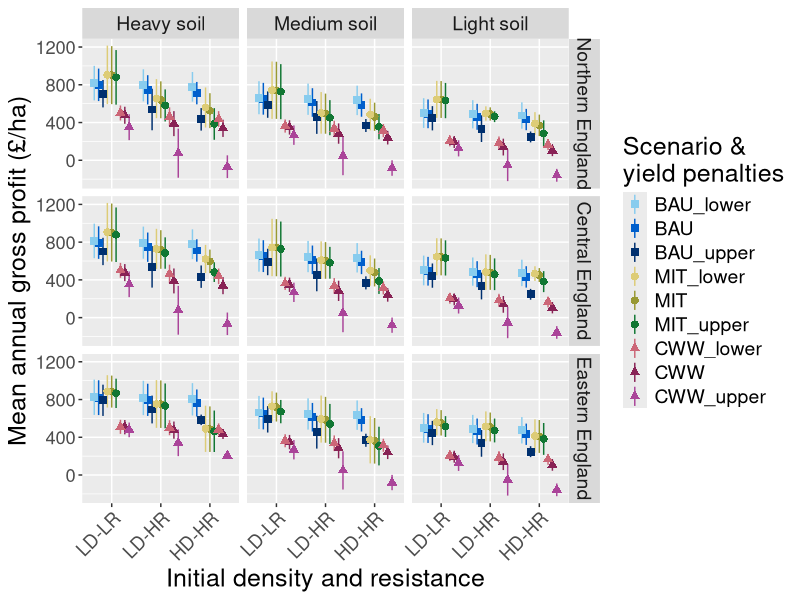
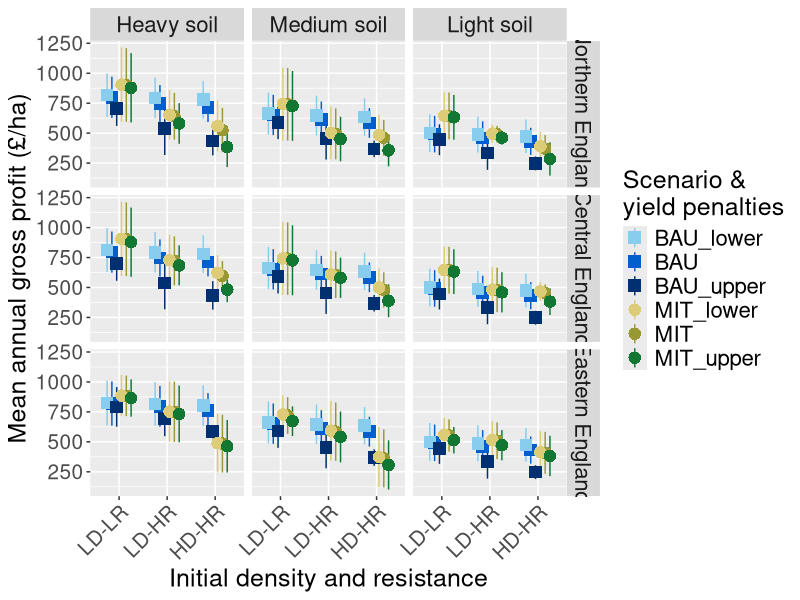

Reproduce these figures in R, in order. (Note: this script raises an error after producing the figures.)
## ---- chunk 1
rm(list=ls())
library(tidyverse) # for data manipulation; includes dplyr, ggplot & more
library(patchwork) # for panel plots
## ---- chunk 2
nobs <- function(x) length(x[!is.na(x)])
## ---- chunk 3
# main model run
econ_3DR <- read.csv("../output/economic_data_for_analysis_3DR.csv", header = T) %>% 
  dplyr::mutate(
    scenario = factor(scenario),
    region = factor(region, levels = c("north", "central", "east")),
    soiltype = factor(soiltype, levels = c("heavy", "medium","light")),
    initdenres_collapsed = factor(initdenres_collapsed, 
                                  levels = c("LD-LR", "LD-HR", "HD-HR")))

ww_3DR <- read.csv("../output/wwyield_data_for_analysis_3DR.csv", header = T) %>% 
  dplyr::mutate(
    scenario = factor(scenario, levels = c("BAU", "MIT", "CWW")),
    region = factor(region, levels = c("north", "central", "east")),
    soiltype = factor(soiltype, levels = c("heavy", "medium","light")),
    initdenres_collapsed = factor(initdenres_collapsed,
                                  levels = c("LD-LR", "LD-HR", "HD-HR")))

# sensitivity analysis
econ_3DR_SA <- read.csv("../output/sensitivity analyses/economic_data_for_analysis_3DR_SA.csv", 
                     header = T) %>% 
  dplyr::mutate(
    scenario = factor(scenario),
    region = factor(region, levels = c("north", "central", "east")),
    soiltype = factor(soiltype, levels = c("heavy", "medium","light")),
    initdenres_collapsed = factor(initdenres_collapsed,
                                  levels = c("LD-LR", "LD-HR", "HD-HR")))

ww_3DR_SA <- read.csv("../output/sensitivity analyses/wwyield_data_for_analysis_3DR_SA.csv", 
                     header = T) %>% 
  dplyr::mutate(
    scenario = factor(scenario),
    region = factor(region, levels = c("north", "central", "east")),
    soiltype = factor(soiltype, levels = c("heavy", "medium","light")),
    initdenres_collapsed = factor(initdenres_collapsed,
                                  levels = c("LD-LR", "LD-HR", "HD-HR")))
## ---- chunk 4
# main model run
econ_rotmean <- econ_3DR %>% 
  group_by(scenario, region, soiltype, initdenres_collapsed) %>% # grouping factor for sum
  dplyr::mutate(
    # gross profit           
    gp = mean(wtd_gp_mean),
    gp_ci_l = gp - (1.96 * (sd(wtd_gp_mean) / sqrt(nobs(wtd_gp_mean)))),
    gp_ci_u = gp + (1.96 * (sd(wtd_gp_mean) / sqrt(nobs(wtd_gp_mean)))),
    # opportunity cost
    oc = mean(wtd_opp_cost_mean),
    oc_ci_l = oc - 
      (1.96 * (sd(wtd_opp_cost_mean) / sqrt(length(wtd_opp_cost_mean)))),
    oc_ci_u = oc + 
      (1.96 * (sd(wtd_opp_cost_mean) / sqrt(length(wtd_opp_cost_mean))))
    ) %>% 
  # retain only one row per scenario-year:
  distinct(scenario, region, soiltype, initdenres_collapsed, .keep_all = TRUE) %>% 
  dplyr::select(scenario, region, soiltype, initdenres_collapsed, gp:oc_ci_u) %>% 
  dplyr::mutate(sensanaly = "no") %>% 
  dplyr::relocate(sensanaly)

ww_rotmean <- ww_3DR %>% 
  group_by(scenario, region, soiltype, initdenres_collapsed) %>% # grouping factor for sum
  dplyr::mutate(
    # wheat yield           
    ww = mean(ww_yield_mean),
    ww_ci_l = mean(ww_yield_mean) - (1.96 * (sd(ww_yield_mean) / sqrt(nobs(ww_yield_mean)))),
    ww_ci_u = mean(ww_yield_mean) + (1.96 * (sd(ww_yield_mean) / sqrt(nobs(ww_yield_mean)))),
    # productivity cost
    pc = mean(prod_cost_mean),
    pc_ci_l = mean(prod_cost_mean) - 
      (1.96 * (sd(prod_cost_mean) / sqrt(length(prod_cost_mean)))),
    pc_ci_u = mean(prod_cost_mean) + 
      (1.96 * (sd(prod_cost_mean) / sqrt(length(prod_cost_mean))))
    ) %>% 
  # retain only one row per scenario-year:
  distinct(scenario, region, soiltype, initdenres_collapsed, .keep_all = TRUE) %>% 
  dplyr::select(scenario, region, soiltype, initdenres_collapsed, ww:pc_ci_u) %>% 
  dplyr::mutate(sensanaly = "no") %>% 
  dplyr::relocate(sensanaly)

# sensitivity analysis
econ_rotmean_SA <- econ_3DR_SA %>% 
  group_by(scenario, region, soiltype, initdenres_collapsed, sensanaly) %>% # grouping factor for sum
  dplyr::mutate(
    # gross profit           
    gp = mean(wtd_gp_mean),
    gp_ci_l = gp - (1.96 * (sd(wtd_gp_mean) / sqrt(nobs(wtd_gp_mean)))),
    gp_ci_u = gp + (1.96 * (sd(wtd_gp_mean) / sqrt(nobs(wtd_gp_mean)))),
    # opportunity cost
    oc = mean(wtd_opp_cost_mean),
    oc_ci_l = oc - 
      (1.96 * (sd(wtd_opp_cost_mean) / sqrt(length(wtd_opp_cost_mean)))),
    oc_ci_u = oc + 
      (1.96 * (sd(wtd_opp_cost_mean) / sqrt(length(wtd_opp_cost_mean))))
    ) %>% 
  # retain only one row per scenario-year:
  distinct(scenario, region, soiltype, initdenres_collapsed, sensanaly, .keep_all = TRUE) %>% 
  dplyr::select(sensanaly, scenario, region, soiltype, initdenres_collapsed, gp:oc_ci_u)

ww_rotmean_SA <- ww_3DR_SA %>% 
  group_by(scenario, region, soiltype, initdenres_collapsed, sensanaly) %>% # grouping factor for sum
  dplyr::mutate(
    # wheat yield           
    ww = mean(ww_yield_mean),
    ww_ci_l = mean(ww_yield_mean) - (1.96 * (sd(ww_yield_mean) / sqrt(nobs(ww_yield_mean)))),
    ww_ci_u = mean(ww_yield_mean) + (1.96 * (sd(ww_yield_mean) / sqrt(nobs(ww_yield_mean)))),
    # productivity cost
    pc = mean(prod_cost_mean),
    pc_ci_l = mean(prod_cost_mean) - 
      (1.96 * (sd(prod_cost_mean) / sqrt(length(prod_cost_mean)))),
    pc_ci_u = mean(prod_cost_mean) + 
      (1.96 * (sd(prod_cost_mean) / sqrt(length(prod_cost_mean))))
    ) %>% 
  # retain only one row per scenario-year:
  distinct(scenario, region, soiltype, initdenres_collapsed, sensanaly, .keep_all = TRUE) %>% 
  dplyr::select(sensanaly, scenario, region, soiltype, initdenres_collapsed, ww:pc_ci_u)
## ---- chunk 5
gp_oc <- rbind(econ_rotmean, econ_rotmean_SA)  %>% 
  # Make new column combining scenario and sensitivity analysis
  dplyr::mutate(
    ID = paste(scenario, sensanaly, sep = "_")
  ) %>% 
  # Remove '_no' from this column
  dplyr::mutate(
    ID = gsub('_no', '', ID) 
  ) %>% 
  dplyr::relocate(ID) %>% 
  # Ensure factor levels are in the order we want
  mutate(
    scenario = factor(scenario),
    region = factor(region,
                    levels = c("north", "central","east")),
    soiltype = factor(soiltype,
                      levels = c("heavy", "medium","light")),
    initdenres_collapsed = factor(initdenres_collapsed,
                        levels = c("LD-LR", "LD-HR", "HD-HR")),
    ID = factor(ID,
                levels = c("BAU_lower", "BAU", "BAU_upper",
                           "MIT_lower", "MIT", "MIT_upper",
                           "CWW_lower", "CWW", "CWW_upper")),
    scenario = factor(scenario,
                      levels = c("BAU", "MIT", "CWW"))
  ) %>% 
  dplyr::relocate(sensanaly)

ww_pc <- rbind(ww_rotmean, ww_rotmean_SA)  %>% 
  # Make new column combining scenario and sensitivity analysis
  dplyr::mutate(
    ID = paste(scenario, sensanaly, sep = "_")
  ) %>% 
  # Remove '_no' from this column
  dplyr::mutate(
    ID = gsub('_no', '', ID) 
  ) %>% 
  dplyr::relocate(ID) %>% 
  # Ensure factor levels are in the order we want
  mutate(
    scenario = factor(scenario),
    region = factor(region,
                    levels = c("north", "central","east")),
    soiltype = factor(soiltype,
                      levels = c("heavy", "medium","light")),
    initdenres_collapsed = factor(initdenres_collapsed,
                        levels = c("LD-LR", "LD-HR", "HD-HR")),
    ID = factor(ID,
                levels = c("BAU_lower", "BAU", "BAU_upper",
                           "MIT_lower", "MIT", "MIT_upper",
                           "CWW_lower", "CWW", "CWW_upper")),
    scenario = factor(scenario,
                      levels = c("BAU", "MIT", "CWW"))
  ) %>% 
  dplyr::relocate(sensanaly)
## ---- chunk 6
write.csv(gp_oc, "../output/data for sensitivity analysis scatter_OC.csv", 
          row.names = FALSE)

write.csv(ww_pc, "../output/data for sensitivity analysis scatter_PC.csv", 
          row.names = FALSE)
## ---- chunk 7
region.labs <- c("Northern England", "Central England", "Eastern England") # new
names(region.labs) <- c("north", "central", "east") # original

soiltype.labs <- c("Heavy soil", "Medium soil", "Light soil") # new
names(soiltype.labs) <- c("heavy", "medium", "light") # original
## ---- chunk 8
plot1 <- ggplot(gp_oc, aes(initdenres_collapsed, gp, colour = ID, shape = ID)) + 
  facet_grid(region ~ soiltype,
             labeller = labeller(region = region.labs, 
                                 soiltype = soiltype.labs)
  ) +
  scale_x_discrete(guide = guide_axis(angle = 45)) +
  labs(x = "Initial density and resistance", 
       y = "Mean annual gross profit (£/ha)") +
  # specify colours for 'scenario':
  scale_color_manual(name = "Scenario & 
yield penalties",
                     values = c("#88CCEE", # BAU, lower yield penalty
                                "#005FCC", # BAU
                                "#00306F", # BAU, upper yield penalty
                                
                                "#DDCC77", # MIT, lower yield penalty
                                "#999933", # MIT
                                "#117733", # MIT, upper yield penalty
                                
                                "#CC6677", # CWW, lower yield penalty
                                "#882255", # CWW
                                "#AA4499"  # CWW, upper yield penalty
                                )) + 
  scale_shape_manual(name = "Scenario & 
yield penalties",
                     values=c(15, 15, 15,    # BAU 15 = square
                              16, 16, 16,    # MIT 16 = circle
                              17, 17, 17)) + # CWW 17 = triangle
  theme(strip.placement = 'outside',
        strip.text.x = element_text(size = 14),
        strip.text.y = element_text(size = 14),
        plot.title = element_text(size=22),
        axis.title=element_text(size=18),
        axis.text.x=element_text(size=rel(1.5)), 
        axis.text.y=element_text(size=rel(1.5)),
        legend.title=element_text(size=18),
        legend.text=element_text(size=14)
        
  ) +
  geom_pointrange(aes(ymin = gp_ci_l, 
                      ymax = gp_ci_u),
                  position=position_dodge(.8)
  ) 

plot1
## ---- chunk 9
region.labs <- c("Northern England", "Central England", "Eastern England") # new
names(region.labs) <- c("north", "central", "east") # original

soiltype.labs <- c("Heavy soil", "Medium soil", "Light soil") # new
names(soiltype.labs) <- c("heavy", "medium", "light") # original
## ---- chunk 10
plot2 <- ggplot(gp_oc %>% filter(!scenario=="CWW"), 
                aes(initdenres_collapsed, gp, 
                    colour = ID, shape = ID)) + 
  facet_grid(region ~ soiltype,
             labeller = labeller(region = region.labs, 
                                 soiltype = soiltype.labs)
  ) +
  scale_x_discrete(guide = guide_axis(angle = 45)) +
  labs(x = "Initial density and resistance", 
       y = "Mean annual gross profit (£/ha)") +
  # specify colours for 'scenario':
  scale_color_manual(name = "Scenario & 
yield penalties",
                     values = c("#88CCEE", # BAU, lower yield penalty
                                "#005FCC", # BAU
                                "#00306F", # BAU, upper yield penalty
                                
                                "#DDCC77", # MIT, lower yield penalty
                                "#999933", # MIT
                                "#117733" # MIT, upper yield penalty
                                )) + 
  scale_shape_manual(name = "Scenario & 
yield penalties",
                     values=c(15, 15, 15,    # BAU 15 = square
                              16, 16, 16)) + # MIT 16 = circle
  theme(strip.placement = 'outside',
        strip.text.x = element_text(size = 16),
        strip.text.y = element_text(size = 16),
        plot.title = element_text(size=22),
        axis.title=element_text(size=18),
        axis.text.x=element_text(size=rel(1.7)),
        axis.text.y=element_text(size=rel(1.7)),
        legend.title=element_text(size=18),
        legend.text=element_text(size=16)
        
  ) +
  geom_pointrange(aes(ymin = gp_ci_l, 
                      ymax = gp_ci_u), 
                  position=position_dodge(width=0.6),
                  size = 0.9) 

plot2
## ---- chunk 11
#ggsave("figures/SA_05_gp by initcondit_BAU & MIT.png", height = 10, width = 10)

png("../figures/SA_05_gp by initcondit_BAU & MIT.png",
    height = 10, width = 10, units = "in", res = 300)
print(plot2)
dev.off()
## ---- chunk 12
region.labs <- c("Northern England", "Central England", "Eastern England") # new
names(region.labs) <- c("north", "central", "east") # original

soiltype.labs <- c("Heavy soil", "Medium soil", "Light soil") # new
names(soiltype.labs) <- c("heavy", "medium", "light") # original
## ---- chunk 13
plot3 <- ggplot(ww_pc %>% filter(!scenario=="CWW"), 
                aes(initdenres_collapsed, ww, 
                    colour = ID, shape = ID)) + 
  facet_grid(region ~ soiltype,
             labeller = labeller(region = region.labs, 
                                 soiltype = soiltype.labs)
  ) +
  scale_x_discrete(guide = guide_axis(angle = 45)) +
  labs(x = "Initial density and resistance", 
       y = "Mean annual wheat yield (t/ha)") +
  # specify colours for 'scenario':
  scale_color_manual(name = "Scenario & 
yield penalties",
                     values = c("#88CCEE", # BAU, lower yield penalty
                                "#005FCC", # BAU
                                "#00306F", # BAU, upper yield penalty
                                
                                "#DDCC77", # MIT, lower yield penalty
                                "#999933", # MIT
                                "#117733" # MIT, upper yield penalty
                                )) + 
  scale_shape_manual(name = "Scenario & 
yield penalties",
                     values=c(15, 15, 15,    # BAU 15 = square
                              16, 16, 16)) + # MIT 16 = circle
  theme(strip.placement = 'outside',
        strip.text.x = element_text(size = 16),
        strip.text.y = element_text(size = 16),
        plot.title = element_text(size=22),
        axis.title=element_text(size=18),
        axis.text.x=element_text(size=rel(1.7)),
        axis.text.y=element_text(size=rel(1.7)),
        legend.title=element_text(size=18),
        legend.text=element_text(size=16)
        
  ) +
  geom_pointrange(aes(ymin = ww_ci_l, 
                      ymax = ww_ci_u), 
                  position=position_dodge(width=0.6),
                  size = 0.9) 

plot3
## ---- chunk 14
#ggsave("figures/SA_05_gp by initcondit_BAU & MIT.png", height = 10, width = 10)

png("../figures/SA_05_ww by initcondit_BAU & MIT.png",
    height = 10, width = 10, units = "in", res = 300)
print(plot3)
dev.off()
## ---- chunk 15
plot2_noleg <- ggplot(gp_oc %>% filter(!scenario=="CWW"), 
                aes(initdenres_collapsed, gp, 
                    colour = ID, shape = ID)) + 
  facet_grid(region ~ soiltype,
             labeller = labeller(region = region.labs, 
                                 soiltype = soiltype.labs)
  ) +
  scale_x_discrete(guide = guide_axis(angle = 45)) +
  labs(x = "Initial density and resistance", 
       y = "Mean annual gross profit (£/ha)") +
  # specify colours for 'scenario':
  scale_color_manual(name = "Scenario & 
yield penalties",
                     values = c("#88CCEE", # BAU, lower yield penalty
                                "#005FCC", # BAU
                                "#00306F", # BAU, upper yield penalty
                                
                                "#DDCC77", # MIT, lower yield penalty
                                "#999933", # MIT
                                "#117733" # MIT, upper yield penalty
                                )) + 
  scale_shape_manual(name = "Scenario & 
yield penalties",
                     values=c(15, 15, 15,    # BAU 15 = square
                              16, 16, 16)) + # MIT 16 = circle
  theme(strip.placement = 'outside',
        strip.text.x = element_text(size = 16),
        strip.text.y = element_text(size = 16),
        plot.title = element_text(size=22),
        axis.title=element_text(size=18),
        axis.text.x=element_text(size=rel(1.7)),
        axis.text.y=element_text(size=rel(1.7)),
        legend.title=element_text(size=18),
        legend.text=element_text(size=16)
        
  ) +
  geom_pointrange(aes(ymin = gp_ci_l, 
                      ymax = gp_ci_u), 
                  position=position_dodge(width=0.6),
                  size = 0.9) +
  theme(legend.position="none")

plot2_noleg
## ---- chunk 16
SA_gp_ww <- (plot2_noleg + plot3) + 
  plot_annotation(tag_levels = 'a', tag_prefix = '(',  tag_suffix = ')') & 
  theme(plot.tag = element_text(size = 18, face="bold"))
SA_gp_ww
## ---- chunk 17
png("../figures/SA_05_gp and ww.png",
    height = 10, width = 20, units = "in", res = 300)
print(SA_gp_ww)
dev.off()
